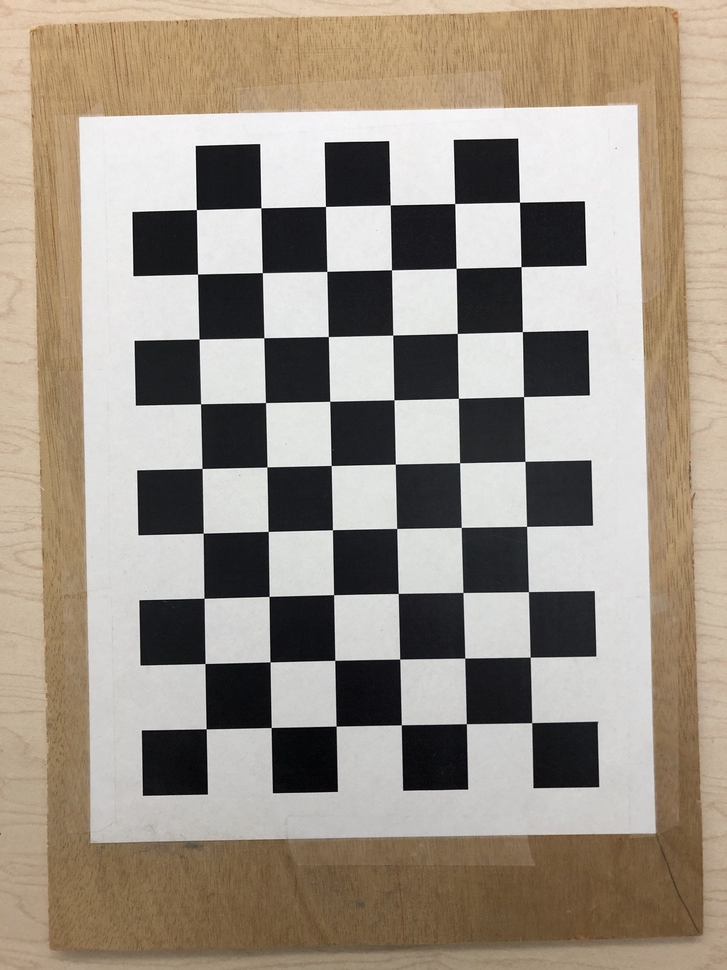
#> input picture Task 2/phone.jpg, 727 x 970 px, shrunk from 3024 x 4032 before the run
$ python calibrationPhone.py
#> lines starting #> are read from the running program, lines starting #| are printed output that depends on the picture; after the words box and inside, x2 and y2 are one past the last pixel; in counts of white or black regions, pixels touching at a corner belong together; long printed decimals are rounded
import cv2
import numpy as np
import glob

objp = np.zeros((6*9,3), np.float32)
objp[:,:2] = np.mgrid[0:9, 0:6].T.reshape(-1,2)

objpoints = [] # 3d points in real world space
imgpoints = [] # 2d points in image plane.

images = glob.glob('phone.jpg')

for idx, fname in enumerate(images):
    img = cv2.imread(fname)
#> img is the input picture: shape (970, 727, 3); mean B, G, R 133.9, 146.6, 157.1
    print("Opening " + fname + "...")
    img_size = (img.shape[1], img.shape[0])
#> img_size = (727, 970)
    gray = cv2.cvtColor(img, cv2.COLOR_BGR2GRAY)
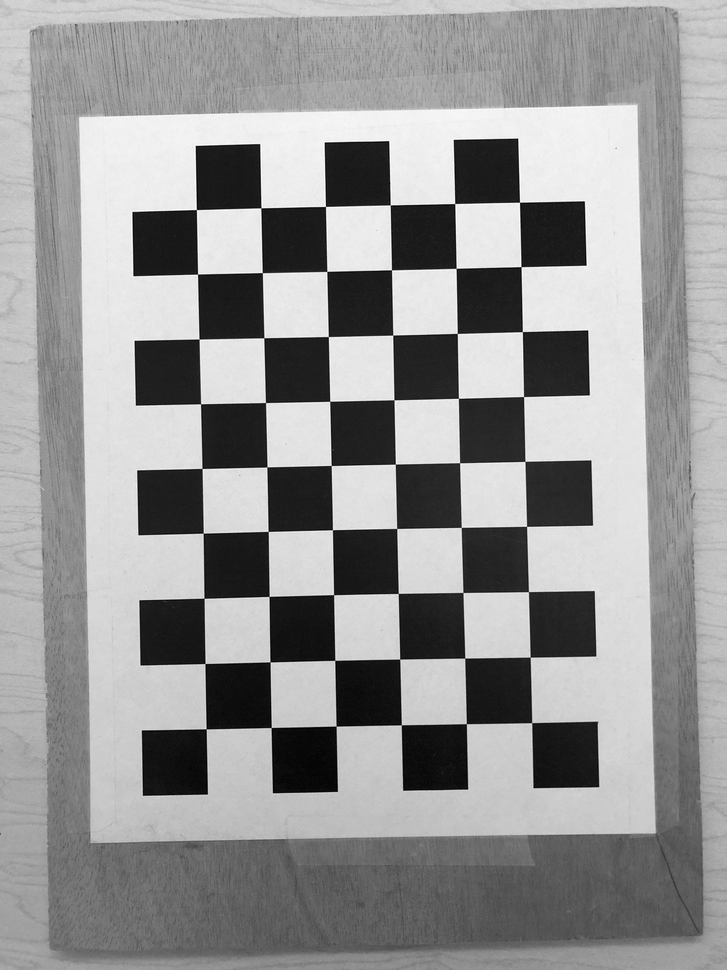
#> gray: shape (970, 727); min 0, max 255, mean 148.3

    # Find the chessboard corners
    isfound, corners = cv2.findChessboardCorners(gray, (9,6), None)
#> isfound = True; corners = 54 rows, first 8: [206.1, 728.8], [205, 663.5], [204, 598.3], [203.2, 533.2], [202, 468.5], [200.6, 403.8], [199.1, 339], [197.5, 274.1]
    #print(isfound)
    #print(corners)
    criteria = (cv2.TERM_CRITERIA_EPS + cv2.TERM_CRITERIA_MAX_ITER, 30, 0.001)
    corners2 = cv2.cornerSubPix(gray,corners,(11,11),(-1,-1),criteria)
#> corners2 = 54 rows, first 8: [206.2, 728.8], [205, 663.5], [204.1, 598.2], [203.2, 533.2], [202, 468.5], [200.6, 403.8], [199, 339], [197.5, 274.1]

    img = cv2.drawChessboardCorners(img, (9,6), corners2, isfound)
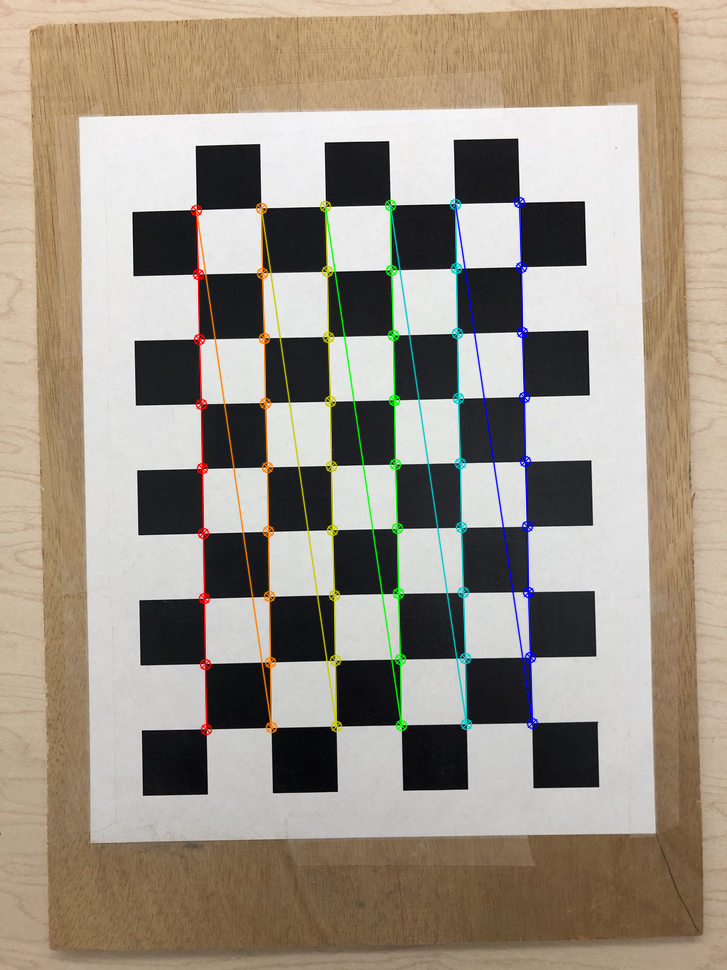
#> img: shape (970, 727, 3); 3.05% of pixels changed, all inside (x1, y1, x2, y2) = (190, 196, 539, 736)

    # If found, add object points, image points
    if isfound == True:
        objpoints.append(objp)
        imgpoints.append(corners)

    isfound, mtx, dist, rvecs, tvecs = cv2.calibrateCamera(objpoints, imgpoints, img_size, None, None)
#> isfound = 0.116; mtx = [[947.6, 0, 359.4], [0, 949.6, 474.3], [0, 0, 1]]; dist = [[0.422, -4.24, 0.00195, -0.000148, 13.43]]; rvecs = ([-0.0118, 0.000168, -1.59],); tvecs = ([-2.36, 3.91, 14.79],)
    #print(isfound)
    print(mtx)
#| [[947.633    0.         359.422]
#|  [  0.         949.638  474.254]
#|  [  0.           0.           1.        ]]
    # [6 lines of commented-out code are left out]
    h, w = img.shape[:2]
#> h = 970; w = 727
    newcameramtx, roi=cv2.getOptimalNewCameraMatrix(mtx,dist,(w,h),1,(w,h))
#> newcameramtx = [[960, 0, 359.4], [0, 990.6, 477.8], [0, 0, 1]]; roi = (79, 78, 561, 789)

    #Get the undistorted image using the cv2. undistortfunction
    #Crop the image using the region of interest obtained from the new camera matrix and show the result and save it.
    dst = cv2.undistort(img, mtx, dist, None, newcameramtx)
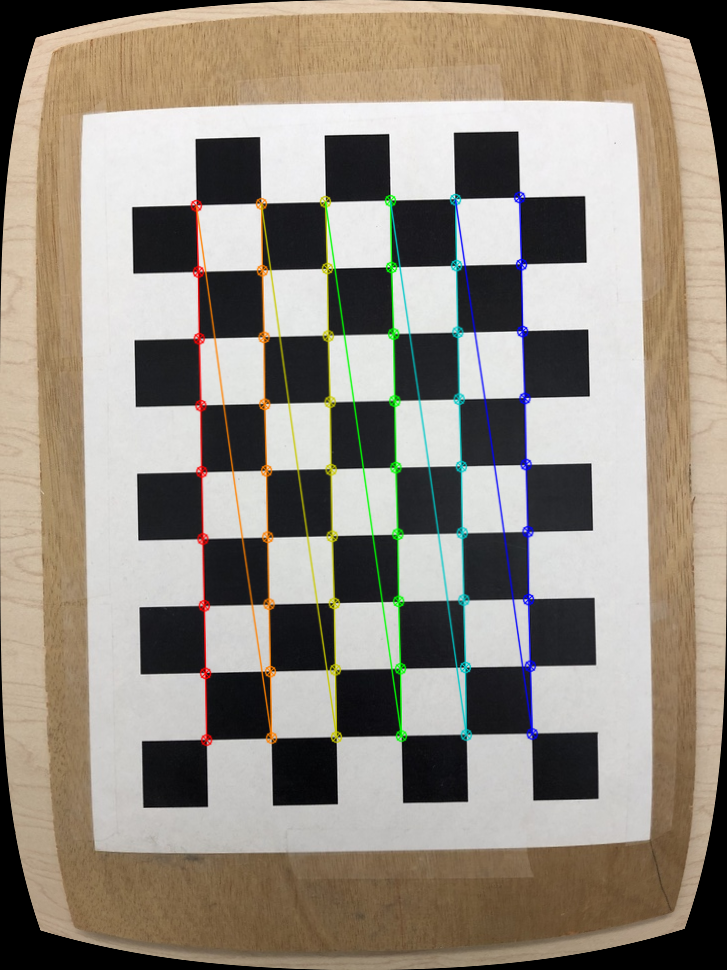
#> dst: shape (970, 727, 3); mean B, G, R 128, 139.7, 148.2
    x,y,w,h = roi
#> x = 79; y = 78; w = 561; h = 789
    dst = dst[y:y+h, x:x+w]
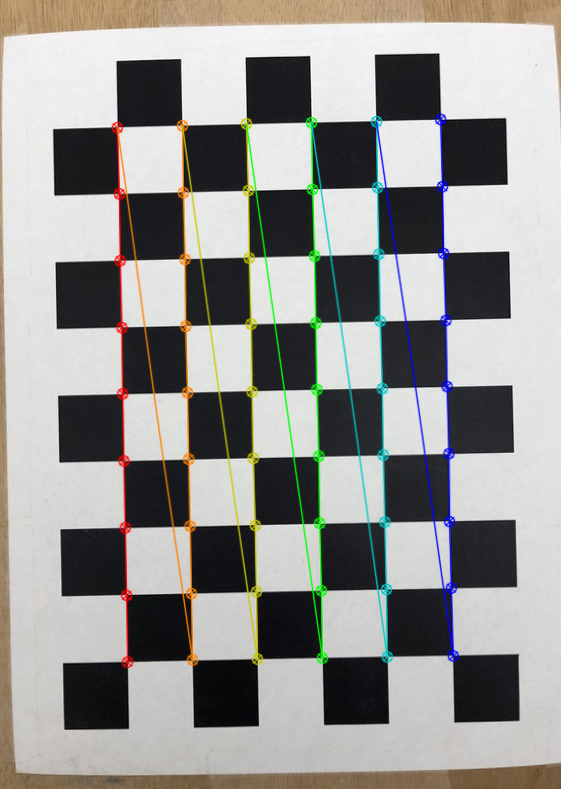
#> dst: shape (789, 561, 3); mean B, G, R 145.6, 148.8, 149.7
    cv2.imwrite('calibresult' + fname,dst)
